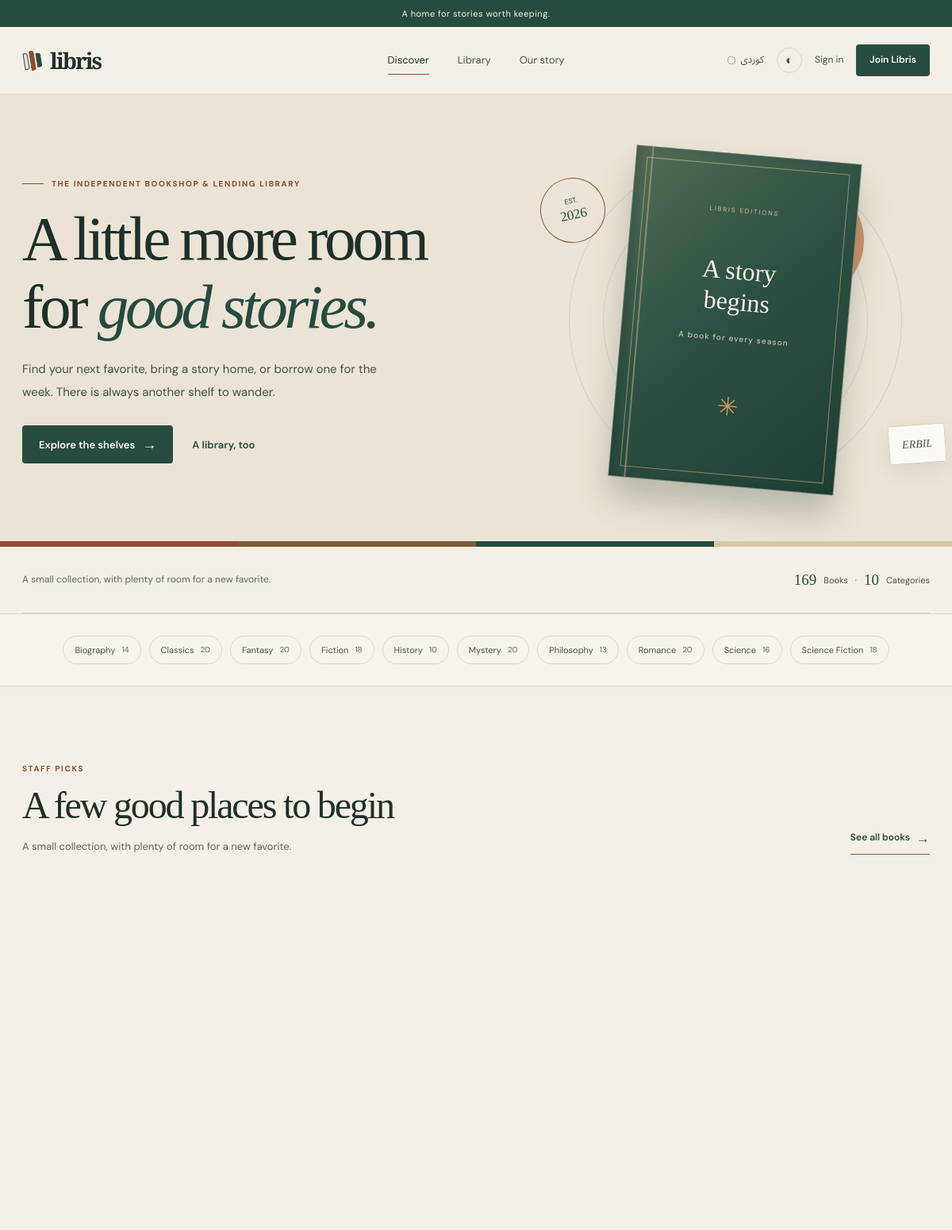
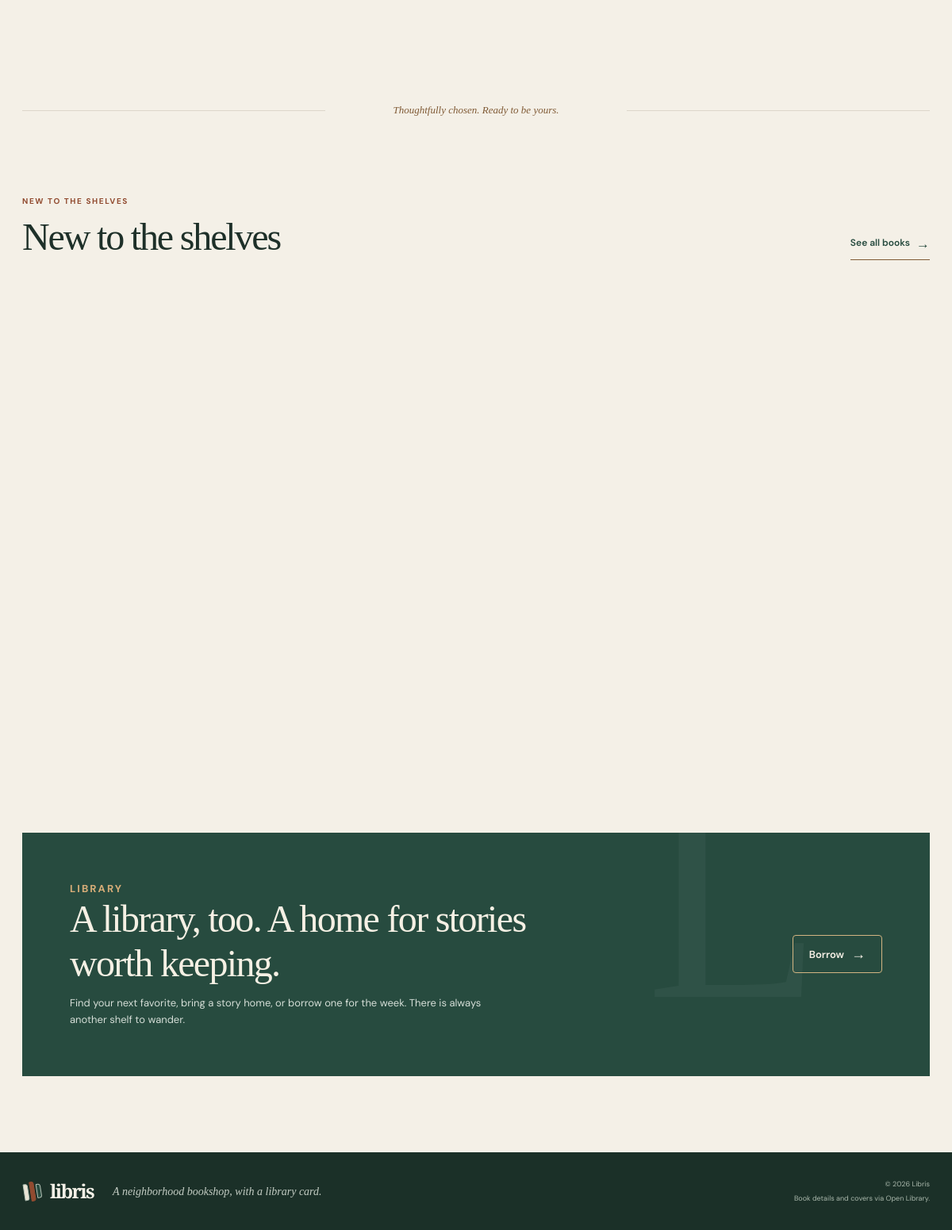
The page / on the database its author committed (2 pictures, top to bottom).
### tables this page shows
CREATE TABLE IF NOT EXISTS categories (
  id BIGINT UNSIGNED NOT NULL AUTO_INCREMENT PRIMARY KEY,
  slug VARCHAR(80) NOT NULL UNIQUE,
  name_en VARCHAR(120) NOT NULL,
  name_ckb VARCHAR(120) NOT NULL,
  description_en VARCHAR(500) NULL,
  description_ckb VARCHAR(500) NULL,
  created_at TIMESTAMP NOT NULL DEFAULT CURRENT_TIMESTAMP
);

### includes/functions.php (called while the page is built, shortened)
<?php
function escape_html(mixed $value): string
{
    $text = is_scalar($value) || $value instanceof Stringable ? (string) $value : '';
    return htmlspecialchars($text, ENT_QUOTES | ENT_SUBSTITUTE, 'UTF-8');
}
function normalize_language(mixed $language): string
{
    return strtolower(trim((string) $language)) === 'ckb' ? 'ckb' : 'en';
}
function clamp_int(mixed $value, int $minimum, int $maximum, int $fallback): int
{
    $minimum = min($minimum, $maximum);
    $maximum = max($minimum, $maximum);
    $parsed = filter_var($value, FILTER_VALIDATE_INT);
    $candidate = $parsed === false ? $fallback : $parsed;
    return max($minimum, min($maximum, $candidate));
}
function current_language(): string
{
    $candidate = $_GET['lang'] ?? $_COOKIE['libris_lang'] ?? $_SESSION['preferred_lang'] ?? 'en';
    return normalize_language(is_string($candidate) ? $candidate : 'en');
}
function base_path(): string
{
    return rtrim((string) (getenv('LIBRIS_BASE_PATH') ?: ''), '/');
}
function app_url(string $path = ''): string
{
    $path = ltrim($path, '/');
    return base_path() . ($path === '' ? '/' : '/' . $path);
}
function is_authenticated(): bool
{
    return isset($_SESSION['user']['id']) && is_int($_SESSION['user']['id']);
}
function current_user(): ?array
{
    return is_authenticated() ? $_SESSION['user'] : null;
}

### includes/i18n.php (called while the page is built, shortened)
<?php
function tr(string $key, ?string $language = null): string
{
    $language = normalize_language($language ?? current_language());
    return LIBRIS_TRANSLATIONS[$language][$key] ?? LIBRIS_TRANSLATIONS['en'][$key] ?? $key;
}

### includes/catalog.php (called while the page is built, shortened)
<?php
function catalog_categories(PDO $pdo): array
{
    return $pdo->query(
        'SELECT c.id, c.slug, c.name_en, c.name_ckb, COUNT(DISTINCT b.id) AS book_count
         FROM categories c
         LEFT JOIN book_categories bc ON bc.category_id = c.id
         LEFT JOIN books b ON b.id = bc.book_id AND b.is_active = 1
         GROUP BY c.id, c.slug, c.name_en, c.name_ckb
         ORDER BY c.name_en'
    )->fetchAll();
}
function search_catalog(PDO $pdo, array $filters, int $page = 1, int $perPage = 12): array
{
    $page = max(1, $page);
    $perPage = clamp_int($perPage, 1, 48, 12);
    $where = ['b.is_active = 1'];
    $parameters = [];
    $query = trim((string) ($filters['q'] ?? ''));
    $rawAuthorId = $filters['author_id'] ?? null;
    $authorId = is_int($rawAuthorId) || is_string($rawAuthorId)
        ? filter_var($rawAuthorId, FILTER_VALIDATE_INT, [
            'options' => ['min_range' => 1, 'max_range' => 2147483647],
        ])
        : false;
    $whereSql = implode(' AND ', $where);
    $count = $pdo->prepare(
        'SELECT COUNT(DISTINCT b.id)
         FROM books b
         LEFT JOIN book_authors ba ON ba.book_id = b.id
         LEFT JOIN authors a ON a.id = ba.author_id
         LEFT JOIN v_book_availability v ON v.book_id = b.id
         WHERE ' . $whereSql
    );
    $count->execute($parameters);
    $total = (int) $count->fetchColumn();
    $sort = (string) ($filters['sort'] ?? 'recent');
    $orderBy = match ($sort) {
        'title' => 'b.title ASC, b.id ASC',
        'price-low' => 'b.sale_price_iqd IS NULL, b.sale_price_iqd ASC, b.title ASC, b.id ASC',
        'price-high' => 'b.sale_price_iqd IS NULL, b.sale_price_iqd DESC, b.title ASC, b.id ASC',
        'rating' => 'average_rating DESC, b.title ASC, b.id ASC',
        default => 'b.created_at DESC, b.id DESC',
    };
    $offset = ($page - 1) * $perPage;
    $authorAggregation = $pdo->getAttribute(PDO::ATTR_DRIVER_NAME) === 'sqlite'
        ? 'GROUP_CONCAT(DISTINCT a.name) AS authors'
        : "GROUP_CONCAT(DISTINCT a.name ORDER BY ba.author_order SEPARATOR ' · ') AS authors";
    $statement = $pdo->prepare(
        'SELECT b.id, b.title, b.subtitle, b.description, b.cover_url, b.open_library_id, b.isbn13,
                b.published_year, b.publisher, b.sale_price_iqd,
                ' . $authorAggregation . ',
                COALESCE(v.sale_copies_available, 0) AS sale_copies_available,
                COALESCE(v.loan_copies_available, 0) AS loan_copies_available,
                COALESCE(AVG(r.rating), 0) AS average_rating,
                COUNT(DISTINCT r.id) AS review_count
         FROM books b
         LEFT JOIN book_authors ba ON ba.book_id = b.id
         LEFT JOIN authors a ON a.id = ba.author_id
         LEFT JOIN v_book_availability v ON v.book_id = b.id
         LEFT JOIN reviews r ON r.book_id = b.id AND r.is_approved = 1
         WHERE ' . $whereSql . '
         GROUP BY b.id, v.sale_copies_available, v.loan_copies_available
         ORDER BY ' . $orderBy . '
         LIMIT :limit OFFSET :offset'
    );
    $statement->bindValue(':limit', $perPage, PDO::PARAM_INT);
    $statement->bindValue(':offset', $offset, PDO::PARAM_INT);
    $statement->execute();
    return [
        'books' => $statement->fetchAll(),
        'total' => $total,
        'page' => $page,
        'per_page' => $perPage,
        'pages' => max(1, (int) ceil($total / $perPage)),
    ];
}

### index.php (the view, shortened to what this page needs)
<?php
require_once __DIR__ . '/includes/catalog.php';
require_once __DIR__ . '/includes/layout.php';
$featured = [];
$newArrivals = [];
$categories = [];
$bookCount = null;
$language = current_language();
$setupRequired = false;
try {
    $pdo = db();
    $featured = search_catalog($pdo, ['sort' => 'rating'], 1, 4)['books'];
    $newArrivals = search_catalog($pdo, ['sort' => 'recent'], 1, 4)['books'];
    $categories = catalog_categories($pdo);
    $bookCount = (int) $pdo->query('SELECT COUNT(*) FROM books WHERE is_active = 1')->fetchColumn();
} catch (PDOException) {
    $setupRequired = true;
}
render_header(tr('discover'), 'discover');
?>
<section class="home-hero">
    <div class="hero-inner">
        <div class="hero-copy" data-reveal>
            <p class="eyebrow"><?= escape_html(tr('hero_eyebrow')) ?></p>
            <h1 class="hero-title"><?= tr('hero_title') ?></h1>
            <p class="hero-description"><?= escape_html(tr('hero_copy')) ?></p>
            <div class="hero-actions">
                <a class="button button-ink" href="<?= escape_html(app_url('books/index.php')) ?>">
                    <?= escape_html(tr('explore_shelf')) ?><span class="button-arrow" aria-hidden="true">→</span>
                </a>
                <a class="button button-text" href="<?= escape_html(app_url('books/index.php?availability=loan')) ?>"><?= escape_html(tr('read_more')) ?></a>
            </div>
        </div>
        <div class="hero-art" aria-label="<?= escape_html(tr('hero_art_alt')) ?>" role="img" data-reveal>
            <div class="hero-orbit" aria-hidden="true"></div>
            <div class="hero-sun" aria-hidden="true"></div>
            <div class="hero-stamp" aria-hidden="true">
                <span><?= escape_html(tr('hero_established')) ?><strong><?= date('Y') ?></strong></span>
            </div>
            <div class="hero-book" aria-hidden="true">
                <span class="hero-book-kicker"><?= escape_html(tr('hero_book_kicker')) ?></span>
                <span class="hero-book-title"><?= escape_html(tr('hero_book_title_first')) ?><br><?= escape_html(tr('hero_book_title_second')) ?></span>
                <span class="hero-book-flower" aria-hidden="true">✳</span>
                <span class="hero-book-author"><?= escape_html(tr('hero_book_author')) ?></span>
            </div>
            <span class="hero-note"><?= escape_html(tr('hero_city')) ?></span>
        </div>
    </div>
    <div class="hero-bottomline" aria-hidden="true"></div>
</section>
<div class="page-wrap intro-band">
    <p><?= escape_html(tr('curated_copy')) ?></p>
    <?php if ($bookCount !== null): ?>
        <div class="intro-stat">
            <strong><?= number_format($bookCount) ?></strong>
            <span><?= escape_html(tr('books')) ?></span>
            <span aria-hidden="true">·</span>
            <strong><?= number_format(count($categories)) ?></strong>
            <span><?= escape_html(tr('categories')) ?></span>
        </div>
    <?php endif; ?>
</div>
<?php if ($categories !== []): ?>
    <section class="category-strip" aria-label="<?= escape_html(tr('categories')) ?>">
        <div class="page-wrap category-list">
            <?php foreach (array_slice($categories, 0, 10) as $category): ?>
                <?php
                $categoryName = $language === 'ckb' ? ($category['name_ckb'] ?? '') : ($category['name_en'] ?? '');
                $categoryName = trim((string) $categoryName) !== '' ? $categoryName : ($category['name_en'] ?? '');
                ?>
                <a class="category-chip" href="<?= escape_html(app_url('books/index.php?category=' . rawurlencode((string) $category['slug']))) ?>">
                    <?= escape_html($categoryName) ?><span><?= number_format((int) $category['book_count']) ?></span>
                </a>
            <?php endforeach; ?>
        </div>
    </section>
<?php endif; ?>
<section class="section page-wrap">
    <div class="section-heading">
        <div class="section-heading-copy">
            <p class="section-kicker"><?= escape_html(tr('featured')) ?></p>
            <h2 class="section-title"><?= escape_html(tr('curated_shelf')) ?></h2>
            <p class="section-description"><?= escape_html(tr('curated_copy')) ?></p>
        </div>
        <a class="text-link" href="<?= escape_html(app_url('books/index.php?sort=rating')) ?>">
            <?= escape_html(tr('see_all')) ?><span aria-hidden="true">→</span>
        </a>
    </div>
    <?php if ($featured !== []): ?>
        <div class="book-grid">
        </div>
    <?php elseif (!$setupRequired): ?>
        <div class="empty-state"><strong><?= escape_html(tr('nothing_here')) ?></strong><?= escape_html(tr('no_books')) ?></div>
    <?php endif; ?>
</section>
<?php if ($newArrivals !== []): ?>
    <div class="page-wrap shelf-divider"><span><?= escape_html(tr('shelf_note')) ?></span></div>
    <section class="section page-wrap">
        <div class="section-heading">
            <div class="section-heading-copy">
                <p class="section-kicker"><?= escape_html(tr('new_arrivals')) ?></p>
                <h2 class="section-title"><?= escape_html(tr('new_arrivals')) ?></h2>
            </div>
            <a class="text-link" href="<?= escape_html(app_url('books/index.php?sort=recent')) ?>">
                <?= escape_html(tr('see_all')) ?><span aria-hidden="true">→</span>
            </a>
        </div>
        <div class="book-grid">
        </div>
    </section>
<?php endif; ?>
<section class="section page-wrap">
    <div class="library-callout">
        <div>
            <p class="section-kicker"><?= escape_html(tr('library')) ?></p>
            <h2><?= escape_html(tr('read_more')) ?>. <?= escape_html(tr('tagline')) ?></h2>
            <p><?= escape_html(tr('hero_copy')) ?></p>
        </div>
        <a class="button button-outline" href="<?= escape_html(app_url('books/index.php?availability=loan')) ?>">
            <?= escape_html(tr('to_borrow')) ?><span class="button-arrow" aria-hidden="true">→</span>
        </a>
    </div>
</section>
<?php render_footer(); ?>

### includes/layout.php (shortened to what this page needs)
<?php
require_once __DIR__ . '/i18n.php';
function render_header(string $pageTitle, string $active = ''): void
{
    $language = current_language();
    $direction = $language === 'ckb' ? 'rtl' : 'ltr';
    $user = current_user();
    ?>
<!doctype html>
<html lang="<?= escape_html($language) ?>" dir="<?= $direction ?>" data-base-path="<?= escape_html(base_path()) ?>">
<head>
    <link rel="stylesheet" href="<?= escape_html(app_url('assets/css/style.css')) ?>">
</head>
<body>
<div class="announcement"><?= escape_html(tr('tagline')) ?></div>
<header class="site-header">
    <div class="header-inner">
        <a class="brand" href="<?= escape_html(app_url()) ?>" aria-label="<?= escape_html(tr('libris_home')) ?>">
            <span class="brand-mark" aria-hidden="true"><span></span><span></span><span></span></span>
            <span class="brand-name">libris</span>
        </a>
        <nav class="primary-nav" id="primary-nav" aria-label="<?= escape_html(tr('primary_navigation')) ?>">
            <a class="nav-link<?= $active === 'discover' ? ' is-active' : '' ?>" href="<?= escape_html(app_url('books/index.php')) ?>"><?= escape_html(tr('discover')) ?></a>
            <a class="nav-link<?= $active === 'library' ? ' is-active' : '' ?>" href="<?= escape_html(app_url('books/index.php?availability=loan')) ?>"><?= escape_html(tr('library')) ?></a>
            <a class="nav-link<?= $active === 'about' ? ' is-active' : '' ?>" href="<?= escape_html(app_url('about.php')) ?>"><?= escape_html(tr('about')) ?></a>
        </nav>
        <div class="header-actions">
            <button class="language-toggle" type="button" data-language-toggle aria-label="<?= escape_html(tr('switch_language')) ?>">
                <span class="language-globe" aria-hidden="true">◌</span><span><?= escape_html(tr('language_name')) ?></span>
            </button>
<button class="theme-toggle" type="button" data-theme-toggle aria-label="<?= escape_html(tr('theme')) ?>" aria-pressed="false" title="<?= escape_html(tr('theme')) ?>">
                <span aria-hidden="true">◐</span>
            </button>
            <?php if ($user): ?>
                <a class="header-account" href="<?= escape_html(app_url('account/index.php')) ?>"><?= escape_html(tr('account')) ?></a>
                <?php if (is_staff_role($user['role'] ?? null)): ?>
                    <a class="header-icon-link" href="<?= escape_html(app_url('admin/index.php')) ?>" aria-label="<?= escape_html(tr('staff')) ?>">⌂</a>
                <?php endif; ?>
                <form class="inline-form" action="<?= escape_html(app_url('auth/logout.php')) ?>" method="post">
                    <?= csrf_field() ?><button class="header-signin" type="submit"><?= escape_html(tr('sign_out')) ?></button>
                </form>
            <?php else: ?>
                <a class="header-signin" href="<?= escape_html(app_url('auth/login.php')) ?>"><?= escape_html(tr('sign_in')) ?></a>
                <a class="button button-small button-ink" href="<?= escape_html(app_url('auth/register.php')) ?>"><?= escape_html(tr('join')) ?></a>
            <?php endif; ?>
        </div>
    </div>
</header>
<main id="main-content">
    <?php endif;
}
function render_footer(): void
{
    ?>
</main>
<footer class="site-footer">
    <div class="footer-inner">
        <a class="brand brand-footer" href="<?= escape_html(app_url()) ?>">
            <span class="brand-mark" aria-hidden="true"><span></span><span></span><span></span></span>
            <span class="brand-name">libris</span>
        </a>
        <p><?= escape_html(tr('site_footer')) ?></p>
        <div class="footer-meta">
            <span>© <?= date('Y') ?> Libris</span>
            <span><?= escape_html(tr('open_library_credit')) ?></span>
        </div>
    </div>
</footer>
</body>
</html>
<?php
}

### rows shown on the page
categories: name_en "Biography", book_count "14"
categories: name_en "Classics", book_count "20"
categories: name_en "Fantasy", book_count "20"
categories: name_en "Fiction", book_count "18"
categories: name_en "History", book_count "10"
categories: name_en "Mystery", book_count "20"
categories: name_en "Philosophy", book_count "13"
categories: name_en "Romance", book_count "20"
categories: name_en "Science", book_count "16"
categories: name_en "Science Fiction", book_count "18"

### other values the page prints
escape_html(tr('tagline')) "A home for stories worth keeping."
escape_html(tr('discover')) "Discover"
escape_html(tr('library')) "Library"
escape_html(tr('about')) "Our story"
escape_html(tr('language_name')) "کوردی"
escape_html(tr('sign_in')) "Sign in"
escape_html(tr('join')) "Join Libris"
escape_html(tr('hero_eyebrow')) "THE INDEPENDENT BOOKSHOP & LENDING LIBRARY"
tr('hero_title') "A little more room for good stories."
escape_html(tr('hero_copy')) "Find your next favorite, bring a story home, or borrow one for the week. There is always another shelf to wander."
escape_html(tr('explore_shelf')) "Explore the shelves"
escape_html(tr('read_more')) "A library, too"
escape_html(tr('hero_established')) "EST."
escape_html(tr('hero_book_kicker')) "LIBRIS EDITIONS"
escape_html(tr('hero_book_title_first')) "A story"
